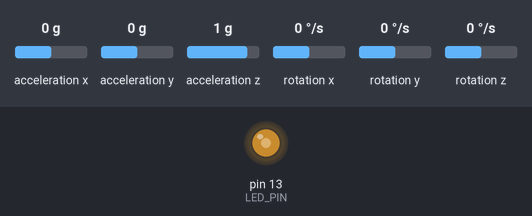
A sketch run on a simulated Arduino Uno, built with avr-gcc and run on an emulated ATmega328P. On the bench: output pins drawn as LEDs (lit = HIGH). Inputs (shaded band) come from the test bench; at power-on: acceleration z 1 g, acceleration x 0 g, acceleration y 0 g, rotation x 0 °/s, rotation y 0 °/s, rotation z 0 °/s. What the sketch prints to the serial monitor is not drawn.

Above: at 1.13 s.
1.3 s: acceleration z set to -1.4 g
4.3 s: acceleration x set to -1.4 g
7.3 s: acceleration y set to 0.8 g
10.3 s: rotation x set to -100 °/s
13.3 s: acceleration y set to -1.4 g
Timing chart, 0 to 17.3 s (numbered marks = the images above; inputs shaded):
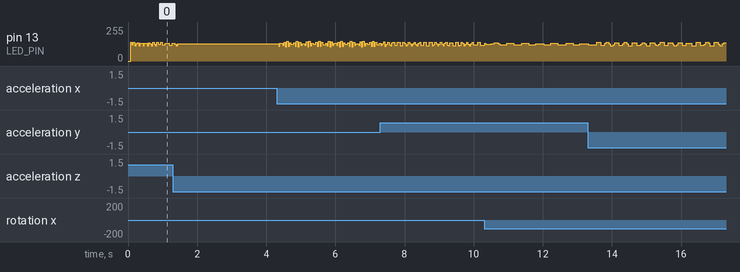

The sketch:

MPU6050_calibrated_smoothed.ino
```cpp
// (licence header left out)
// I2Cdev and MPU6050 must be installed as libraries, or else the .cpp/.h files
// for both classes must be in the include path of your project
#include "I2Cdev.h"
#include "MPU6050.h"

// Arduino Wire library is required if I2Cdev I2CDEV_ARDUINO_WIRE implementation
// is used in I2Cdev.h
#if I2CDEV_IMPLEMENTATION == I2CDEV_ARDUINO_WIRE
    #include "Wire.h"
#endif

// class default I2C address is 0x68
// specific I2C addresses may be passed as a parameter here
// AD0 low = 0x68 (default for InvenSense evaluation board)
// AD0 high = 0x69
MPU6050 accelgyro;
//MPU6050 accelgyro(0x69); // <-- use for AD0 high

int16_t ax, ay, az;
int16_t gx, gy, gz;


// uncomment "OUTPUT_READABLE_ACCELGYRO" if you want to see a tab-separated
// list of the accel X/Y/Z and then gyro X/Y/Z values in decimal. Easy to read,
// not so easy to parse, and slow(er) over UART.
#define OUTPUT_READABLE_ACCELGYRO

#define DEBUG

#ifdef DEBUG
 #define DEBUG_PRINT(x)  Serial.print (x)
 #define DEBUG_PRINTLN(x)  Serial.println (x)
#else
 #define DEBUG_PRINT(x)
 #define DEBUG_PRINTLN(x)
#endif

#define USE_ACCEL 3
#define USE_GYRO 3


#define LED_PIN 13
bool blinkState = false;

uint16_t lastReport;

const int numReadings = 25;

#if defined(USE_ACCEL) && defined(USE_GYRO)
const int numAxis = USE_ACCEL + USE_GYRO;
const int AX = 0;
const int AY = 1;
const int AZ = 2;
const int GX = 3;
const int GY = 4;
const int GZ = 5;
#elif defined(USE_ACCEL)
const int numAxis = USE_ACCEL;
const int AX = 0;
const int AY = 1;
const int AZ = 2;
#elif defined(USE_GYRO)
const int numAxis = USE_GYRO;
const int GX = 0;
const int GY = 1;
const int GZ = 2;
#endif

int32_t readings[numAxis][numReadings];  // the reading history
int32_t readIndex[numAxis];              // the index of the current reading
int32_t total[numAxis];                  // the running total
int32_t average[numAxis];                // the average


void setup() {
  lastReport = millis();
    // join I2C bus (I2Cdev library doesn't do this automatically)
    #if I2CDEV_IMPLEMENTATION == I2CDEV_ARDUINO_WIRE
        Wire.begin();
    #elif I2CDEV_IMPLEMENTATION == I2CDEV_BUILTIN_FASTWIRE
        Fastwire::setup(400, true);
    #endif

    // initialize serial communication
    // (38400 chosen because it works as well at 8MHz as it does at 16MHz, but
    // it's really up to you depending on your project)
    Serial.begin(38400);

    // initialize device
    DEBUG_PRINTLN("Initializing I2C devices...");
    accelgyro.initialize();

    // supply your own gyro offsets here, scaled for min sensitivity
    accelgyro.setXGyroOffset(-1100);
    accelgyro.setYGyroOffset(271);
    accelgyro.setZGyroOffset(-60);
    accelgyro.setXAccelOffset(-2509);
    accelgyro.setYAccelOffset(-101);
    accelgyro.setZAccelOffset(925); // 1688 factory default for my test chip

    // verify connection
    DEBUG_PRINTLN("Testing device connections...");
    DEBUG_PRINTLN(accelgyro.testConnection() ? "MPU6050 connection successful" : "MPU6050 connection failed");

    // configure Arduino LED for
    pinMode(LED_PIN, OUTPUT);


    // zero-fill all the arrays:
    for (int axis = 0; axis < numAxis; axis++) {
        readIndex[axis] = 0;
        total[axis] = 0;
        average[axis] = 0;
        for (int i = 0; i<numReadings; i++){
            readings[axis][i] = 0;
        }
    }
}


void loop() {
    // read raw accel/gyro measurements from device
    accelgyro.getMotion6(&ax, &ay, &az, &gx, &gy, &gz);

    #ifdef USE_ACCEL
        smooth(AX, ax);
        smooth(AY, ay);
        smooth(AZ, az);
    #endif

    #ifdef USE_GYRO
        smooth(GX, gx);
        smooth(GY, gy);
        smooth(GZ, gz);
    #endif

    #ifdef OUTPUT_READABLE_ACCELGYRO
        // display tab-separated accel/gyro x/y/z values

        // #ifdef USE_ACCEL
            DEBUG_PRINT(average[AX]);
            DEBUG_PRINT("\t");

            DEBUG_PRINT(average[AY]);
            DEBUG_PRINT("\t");

            DEBUG_PRINT(average[AZ]);
            DEBUG_PRINT("\t");
        // #endif

        // #ifdef USE_GYRO
            DEBUG_PRINT(average[GX]);
            DEBUG_PRINT("\t");

            DEBUG_PRINT(average[GY]);
            DEBUG_PRINT("\t");

            DEBUG_PRINT(average[GZ]);
            DEBUG_PRINT("\t");
        // #endif

        DEBUG_PRINT(millis());
        DEBUG_PRINT("\t");

        DEBUG_PRINTLN(millis() - lastReport);
        lastReport = millis();

    #endif

    // blink LED to indicate activity
    blinkState = !blinkState;
    digitalWrite(LED_PIN, blinkState);
}


void smooth(int axis, int32_t val) {
    // pop and subtract the last reading:
    total[axis] -= readings[axis][readIndex[axis]];
    total[axis] += val;

    // add value to running total
    readings[axis][readIndex[axis]] = val;
    readIndex[axis]++;

    if(readIndex[axis] >= numReadings)
        readIndex[axis] = 0;

    // calculate the average:
    average[axis] = total[axis] / numReadings;
}
```
